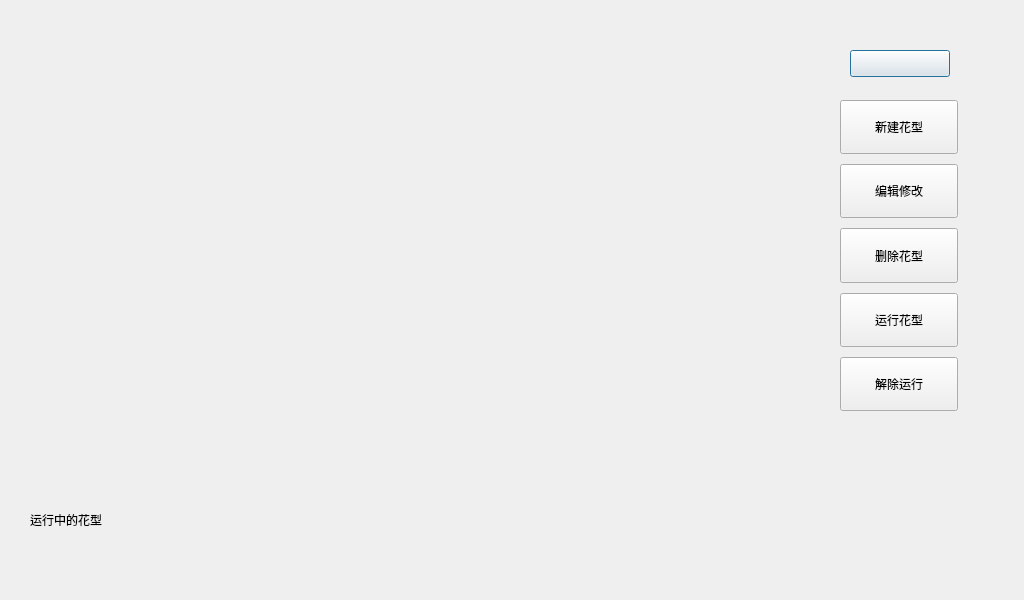
<?xml version="1.0" encoding="UTF-8"?>
<ui version="4.0">
 <class>FlowerPatternWrite</class>
 <widget class="QDialog" name="FlowerPatternWrite">
  <property name="geometry">
   <rect>
    <x>0</x>
    <y>0</y>
    <width>1024</width>
    <height>600</height>
   </rect>
  </property>
  <property name="windowTitle">
   <string>Dialog</string>
  </property>
  <widget class="QPushButton" name="pb_back">
   <property name="geometry">
    <rect>
     <x>850</x>
     <y>50</y>
     <width>100</width>
     <height>27</height>
    </rect>
   </property>
   <property name="text">
    <string/>
   </property>
  </widget>
  <widget class="QWidget" name="buttonsWidget" native="true">
   <property name="geometry">
    <rect>
     <x>840</x>
     <y>100</y>
     <width>118</width>
     <height>311</height>
    </rect>
   </property>
   <layout class="QVBoxLayout" name="verticalLayout">
    <property name="spacing">
     <number>10</number>
    </property>
    <property name="leftMargin">
     <number>0</number>
    </property>
    <property name="topMargin">
     <number>0</number>
    </property>
    <property name="rightMargin">
     <number>0</number>
    </property>
    <property name="bottomMargin">
     <number>0</number>
    </property>
    <item>
     <widget class="QPushButton" name="pb_newFP">
      <property name="sizePolicy">
       <sizepolicy hsizetype="Minimum" vsizetype="Preferred">
        <horstretch>0</horstretch>
        <verstretch>0</verstretch>
       </sizepolicy>
      </property>
      <property name="text">
       <string>新建花型</string>
      </property>
     </widget>
    </item>
    <item>
     <widget class="QPushButton" name="pb_edit">
      <property name="sizePolicy">
       <sizepolicy hsizetype="Minimum" vsizetype="Preferred">
        <horstretch>0</horstretch>
        <verstretch>0</verstretch>
       </sizepolicy>
      </property>
      <property name="text">
       <string>编辑修改</string>
      </property>
     </widget>
    </item>
    <item>
     <widget class="QPushButton" name="pb_deleteFP">
      <property name="sizePolicy">
       <sizepolicy hsizetype="Minimum" vsizetype="Preferred">
        <horstretch>0</horstretch>
        <verstretch>0</verstretch>
       </sizepolicy>
      </property>
      <property name="text">
       <string>删除花型</string>
      </property>
     </widget>
    </item>
    <item>
     <widget class="QPushButton" name="pb_runPB">
      <property name="sizePolicy">
       <sizepolicy hsizetype="Minimum" vsizetype="Preferred">
        <horstretch>0</horstretch>
        <verstretch>0</verstretch>
       </sizepolicy>
      </property>
      <property name="text">
       <string>运行花型</string>
      </property>
     </widget>
    </item>
    <item>
     <widget class="QPushButton" name="pb_unrun">
      <property name="sizePolicy">
       <sizepolicy hsizetype="Minimum" vsizetype="Preferred">
        <horstretch>0</horstretch>
        <verstretch>0</verstretch>
       </sizepolicy>
      </property>
      <property name="text">
       <string>解除运行</string>
      </property>
     </widget>
    </item>
   </layout>
  </widget>
  <widget class="QLabel" name="label">
   <property name="geometry">
    <rect>
     <x>30</x>
     <y>500</y>
     <width>150</width>
     <height>40</height>
    </rect>
   </property>
   <property name="text">
    <string>运行中的花型</string>
   </property>
  </widget>
 </widget>
 <resources/>
 <connections/>
</ui>
